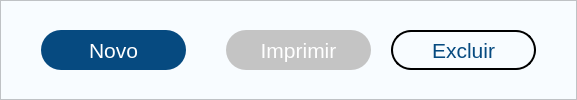
                   <widget class="QFrame" name="botao_novo">
                    <property name="minimumSize">
                     <size>
                      <width>150</width>
                      <height>50</height>
                     </size>
                    </property>
                    <property name="styleSheet">
                     <string notr="true">background-color: rgb(248, 252, 255);</string>
                    </property>
                    <property name="frameShape">
                     <enum>QFrame::StyledPanel</enum>
                    </property>
                    <property name="frameShadow">
                     <enum>QFrame::Raised</enum>
                    </property>
                    <layout class="QHBoxLayout" name="horizontalLayout_29">
                     <property name="spacing">
                      <number>0</number>
                     </property>
                     <property name="leftMargin">
                      <number>0</number>
                     </property>
                     <property name="topMargin">
                      <number>0</number>
                     </property>
                     <property name="rightMargin">
                      <number>0</number>
                     </property>
                     <property name="bottomMargin">
                      <number>0</number>
                     </property>
                     <item>
                      <spacer name="horizontalSpacer_40">
                       <property name="orientation">
                        <enum>Qt::Horizontal</enum>
                       </property>
                       <property name="sizeHint" stdset="0">
                        <size>
                         <width>40</width>
                         <height>20</height>
                        </size>
                       </property>
                      </spacer>
                     </item>
                     <item>
                      <widget class="QPushButton" name="btn_nova_chave">
                       <property name="minimumSize">
                        <size>
                         <width>145</width>
                         <height>40</height>
                        </size>
                       </property>
                       <property name="maximumSize">
                        <size>
                         <width>145</width>
                         <height>40</height>
                        </size>
                       </property>
                       <property name="font">
                        <font>
                         <pointsize>16</pointsize>
                        </font>
                       </property>
                       <property name="styleSheet">
                        <string notr="true">background-color: rgb(6, 74, 128);

border-radius: 20px;

color: rgb(255, 255, 255);
</string>
                       </property>
                       <property name="text">
                        <string>Novo</string>
                       </property>
                      </widget>
                     </item>
                     <item>
                      <spacer name="horizontalSpacer_41">
                       <property name="orientation">
                        <enum>Qt::Horizontal</enum>
                       </property>
                       <property name="sizeHint" stdset="0">
                        <size>
                         <width>40</width>
                         <height>20</height>
                        </size>
                       </property>
                      </spacer>
                     </item>
                     <item>
                      <widget class="QPushButton" name="btn_imp_chave">
                       <property name="minimumSize">
                        <size>
                         <width>145</width>
                         <height>40</height>
                        </size>
                       </property>
                       <property name="maximumSize">
                        <size>
                         <width>145</width>
                         <height>40</height>
                        </size>
                       </property>
                       <property name="font">
                        <font>
                         <pointsize>16</pointsize>
                        </font>
                       </property>
                       <property name="autoFillBackground">
                        <bool>false</bool>
                       </property>
                       <property name="styleSheet">
                        <string notr="true">background-color: rgb(196, 196, 196);

border-radius: 20px;

color: rgb(255, 255, 255);</string>
                       </property>
                       <property name="text">
                        <string>Imprimir</string>
                       </property>
                      </widget>
                     </item>
                     <item>
                      <spacer name="horizontalSpacer_42">
                       <property name="orientation">
                        <enum>Qt::Horizontal</enum>
                       </property>
                       <property name="sizeHint" stdset="0">
                        <size>
                         <width>20</width>
                         <height>20</height>
                        </size>
                       </property>
                      </spacer>
                     </item>
                     <item>
                      <widget class="QPushButton" name="btn_exc_chave">
                       <property name="minimumSize">
                        <size>
                         <width>145</width>
                         <height>40</height>
                        </size>
                       </property>
                       <property name="maximumSize">
                        <size>
                         <width>145</width>
                         <height>40</height>
                        </size>
                       </property>
                       <property name="font">
                        <font>
                         <pointsize>16</pointsize>
                        </font>
                       </property>
                       <property name="styleSheet">
                        <string notr="true">border: 2px solid black;
border-radius: 20px;

color: rgb(6, 74, 128);
</string>
                       </property>
                       <property name="text">
                        <string>Excluir</string>
                       </property>
                      </widget>
                     </item>
                     <item>
                      <spacer name="horizontalSpacer_43">
                       <property name="orientation">
                        <enum>Qt::Horizontal</enum>
                       </property>
                       <property name="sizeHint" stdset="0">
                        <size>
                         <width>40</width>
                         <height>20</height>
                        </size>
                       </property>
                      </spacer>
                     </item>
                    </layout>
                   </widget>
